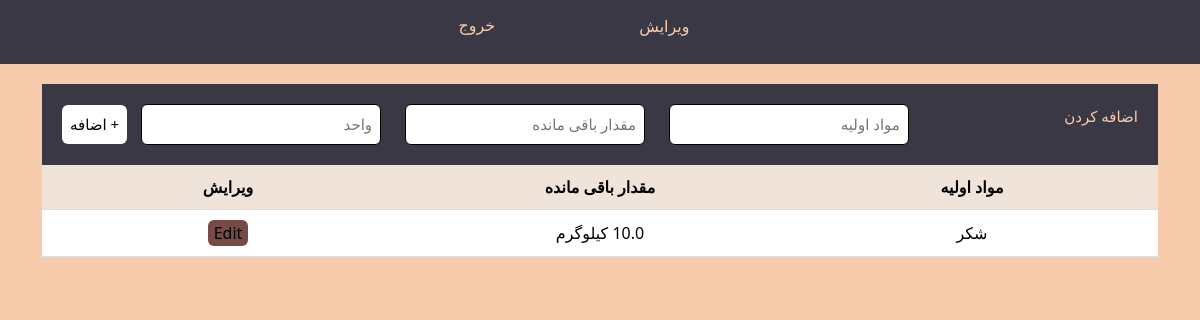
Page /storage/ on the earlier database version.
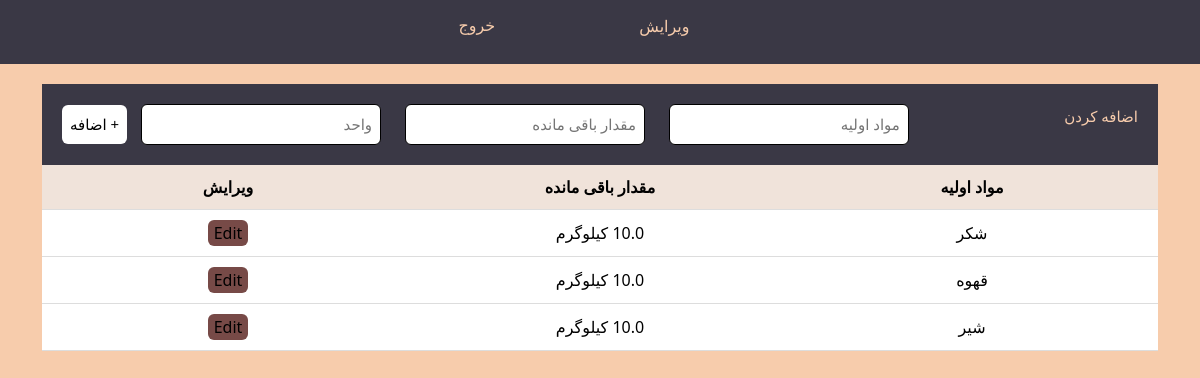
Same page on the later database version.
### accounts/models.py (models this page shows, shortened)
class Storage(models.Model):
    name = models.CharField(max_length=255, unique=True)
    amount = models.FloatField(default=0)
    unit = models.CharField(max_length=50)

### accounts/views.py (the view, shortened to what this page needs)
# urls.py: path("storage/", views.storage_view, name="storage"),
def storage_view(request):
    return render(request, "accounts/storage.html", {"storages": Storage.objects.all()})

### accounts/templates/accounts/storage.html (shortened to what this page needs)
<!DOCTYPE html>
<html lang="fa" dir="rtl">
<head>
    <link href='https://unpkg.com/css.gg@2.0.0/icons/css/enter.css' rel='stylesheet'>
    <link href='https://unpkg.com/css.gg@2.0.0/icons/css/shopping-cart.css' rel='stylesheet'>
    <link href='https://unpkg.com/css.gg@2.0.0/icons/css/check-r.css' rel='stylesheet'>
    <link href='https://unpkg.com/css.gg@2.0.0/icons/css/menu.css' rel='stylesheet'>
    <link href="https://cdn.jsdelivr.net/npm/bootstrap@5.3.3/dist/css/bootstrap.min.css" rel="stylesheet">
    <link href="https://getbootstrap.com/docs/5.3/assets/css/docs.css" rel="stylesheet">
</head>
<body>
    <div class="navbar lalezar-regular">
        <nav>
            <ul>
                <li class="dropdown">
                    <div class="icon-label" id="item1"><button class="dropbtn" >ویرایش</button></div>
                </li>
                <li>
                    <div class="icon-label" id="item2"><a href="{% url 'logout' %}" class="name" style="margin-left: 100px;">خروج</a></div>
                </li>
            </ul>
        </nav>
    </div>
    <div class="container">
        <div class="table">
            <form method="post" class="table_header">
                <p>اضافه کردن</p>
                <div>
                    <input id="ingr" name="name" placeholder="مواد اولیه"/>
                    <input id="left" name="amount" placeholder="مقدار باقی مانده"/>
                    <input id="unit" name="unit" placeholder="واحد"/>
                    <button class="add_new" type="submit">+ اضافه</button>
                </div>
            </form>
            <div class="table_section">
                <table id="outputTable">
                    <thead>
                        <tr>
                             <th>مواد اولیه</th>
                            <th>مقدار باقی مانده</th>
                            <th>ویرایش</th>
                        </tr>
                    </thead>
                    <tbody>
                        {% for storage in storages %}
                            <tr>
                                <td>{{ storage.name }}</td>
                                <td>{{ storage.amount }} {{ storage.unit }}</td>
                                <td>
                                    <button onclick="editData(this)">Edit</button>
                                </td>
                            </tr>
                        {% empty %}
                            <tr style="text-align: center;">
                                <td colspan="3">هیچ ماده‌اولیه‌ای وارد نشده‌است</td>
                            </tr>
                        {% endfor %}
                    </tbody>
                </table>
            </div>
        </div>
    </div>
</body>
</html>

Differences in the rows shown:
added Storage: name "قهوه", amount "10.0", unit "کیلوگرم"
added Storage: name "شیر", amount "10.0", unit "کیلوگرم"
